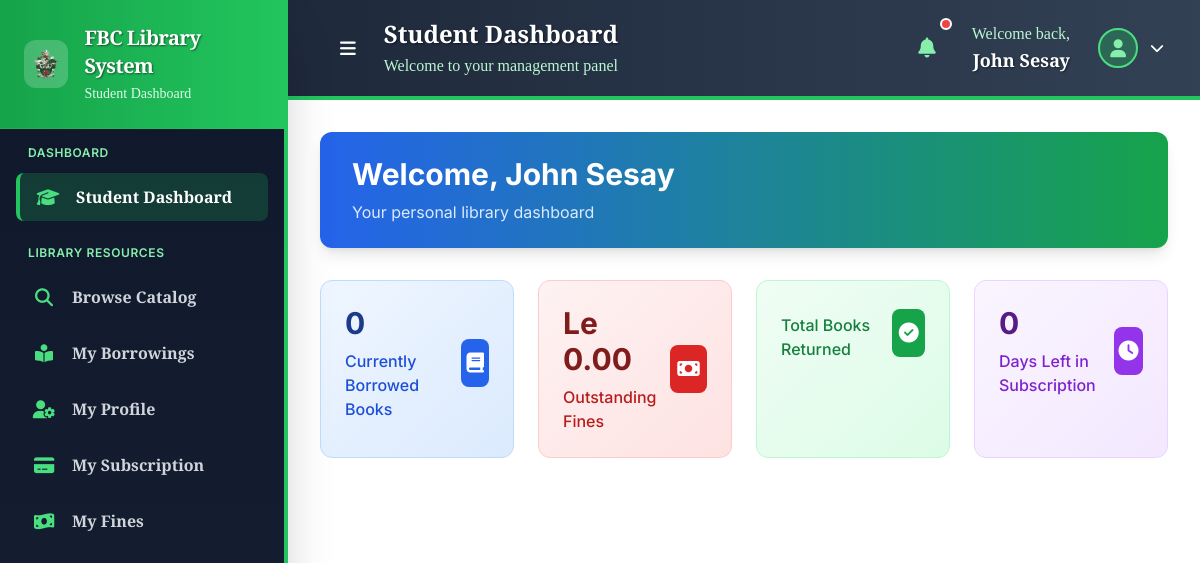
Page /users/student-dashboard/ (signed in) on the committed database.
### fbc_users/system_settings.py (models this page shows, shortened)
class SystemSettings(models.Model):
    system_name = models.CharField(max_length=100, default="FBC Library System", help_text="Name of the library system")
    primary_color = models.CharField(max_length=7, default="#00843D", help_text="Hex code for FBC Green or chosen primary color.")
    sidebar_color = models.CharField(max_length=7, default="#28a745", help_text="Color for the sidebar navigation")
    header_color = models.CharField(max_length=7, default="#343a40", help_text="Color for the header navigation")
    footer_color = models.CharField(max_length=7, default="#6c757d", help_text="Color for the footer section")
    favicon = models.ImageField(upload_to='system/', null=True, blank=True, help_text="Site favicon (small icon)")
    logo = models.ImageField(upload_to='system/', null=True, blank=True, help_text="System logo for sidebar and header")
    updated_at = models.DateTimeField(auto_now=True)
    @classmethod
    def get_settings(cls):
        settings = cls.objects.first()
        if not settings:
            settings = cls.objects.create()
        return settings

### fbc_users/models.py (models this page shows, shortened)
class CustomUser(AbstractUser):
    USER_TYPE_CHOICES = (
        ('student', 'Student'),
        ('lecturer', 'Lecturer'),
        ('staff', 'Staff'),
        ('admin', 'Admin'),
    )
    user_type = models.CharField(max_length=10, choices=USER_TYPE_CHOICES)
    university_id = models.CharField(max_length=20, unique=True, null=True, blank=True)
    phone_number = models.CharField(max_length=15, blank=True)
    profile_image = models.ImageField(upload_to='profile_pics/', null=True, blank=True)
    is_suspended = models.BooleanField(default=False)
    is_subscription_active = models.BooleanField(default=False)
    subscription_end_date = models.DateTimeField(null=True, blank=True)
    last_activity = models.DateTimeField(auto_now=True)
    last_library_entry = models.DateTimeField(null=True, blank=True)
    total_library_visits = models.IntegerField(default=0)
    class Meta:
        verbose_name = "User"
        verbose_name_plural = "Users"
        permissions = [
            ("can_suspend_users", "Can suspend users"),
            ("can_manage_ebooks", "Can manage e-books"),
            ("can_view_reports", "Can view reports"),
            ("can_manage_payments", "Can manage payments"),
            ("can_view_attendance", "Can view attendance logs"),
        ]

### fbc_users/views.py (the view)
# urls.py: path('student-dashboard/', views.student_dashboard, name='student_dashboard'),
@user_type_required('student')
def student_dashboard(request):
    active_borrowings = BookBorrowing.objects.filter(
        user=request.user,
        status='active'
    ).select_related('book')
    total_fines = Fine.objects.filter(
        user=request.user,
        status='pending'
    ).aggregate(total=Sum('amount'))['total'] or 0
    books_returned = BookBorrowing.objects.filter(
        user=request.user,
        status='returned'
    ).count()
    subscription_days_left = 0
    if request.user.subscription_end_date:
        days_left = (request.user.subscription_end_date - timezone.now()).days
        subscription_days_left = max(0, days_left)
    recent_activities = LibraryNotification.objects.filter(
        recipient=request.user
    ).order_by('-created_at')[:5]
    context = {
        'active_borrowings': active_borrowings,
        'total_fines': total_fines,
        'books_returned': books_returned,
        'subscription_days_left': subscription_days_left,
        'recent_activities': recent_activities,
        'title': 'Student Dashboard'
    }
    return render(request, 'dashboard/user_dashboard.html', context)

### templates/dashboard/user_dashboard.html (shortened to what this page needs)
{% extends 'dashboard/user_base.html' %}
{% block content %}
<div class="space-y-8">
    <div class="bg-gradient-to-r from-blue-600 to-green-600 rounded-xl shadow-lg overflow-hidden">
        <div class="px-8 py-6">
            <div class="flex items-center justify-between">
                <div>
                    <h1 class="text-3xl font-bold text-white mb-2">Welcome, {{ user.get_full_name }}</h1>
                    <p class="text-blue-100">Your personal library dashboard</p>
                </div>
            </div>
        </div>
    </div>
    <div class="grid grid-cols-1 md:grid-cols-2 lg:grid-cols-4 gap-6">
        <div class="bg-gradient-to-br from-blue-50 to-blue-100 rounded-xl p-6 border border-blue-200 hover:shadow-lg transition-all duration-300">
            <div class="flex items-center justify-between">
                <div>
                    <h3 class="text-3xl font-bold text-blue-900 mb-2">{{ active_borrowings.count }}</h3>
                    <p class="text-blue-700 font-medium">Currently Borrowed Books</p>
                </div>
                <div class="w-12 h-12 bg-blue-600 rounded-lg flex items-center justify-center">
                    <i class="fas fa-book text-white text-xl"></i>
                </div>
            </div>
        </div>
        <div class="bg-gradient-to-br from-red-50 to-red-100 rounded-xl p-6 border border-red-200 hover:shadow-lg transition-all duration-300">
            <div class="flex items-center justify-between">
                <div>
                    <h3 class="text-3xl font-bold text-red-900 mb-2">Le {{ total_fines|default:"0.00" }}</h3>
                    <p class="text-red-700 font-medium">Outstanding Fines</p>
                </div>
                <div class="w-12 h-12 bg-red-600 rounded-lg flex items-center justify-center">
                    <i class="fas fa-money-bill text-white text-xl"></i>
                </div>
            </div>
        </div>
        <div class="bg-gradient-to-br from-green-50 to-green-100 rounded-xl p-6 border border-green-200 hover:shadow-lg transition-all duration-300">
            <div class="flex items-center justify-between">
                <div>
                    <p class="text-green-700 font-medium">Total Books Returned</p>
                </div>
                <div class="w-12 h-12 bg-green-600 rounded-lg flex items-center justify-center">
                    <i class="fas fa-check-circle text-white text-xl"></i>
                </div>
            </div>
        </div>
        <div class="bg-gradient-to-br from-purple-50 to-purple-100 rounded-xl p-6 border border-purple-200 hover:shadow-lg transition-all duration-300">
            <div class="flex items-center justify-between">
                <div>
                    <h3 class="text-3xl font-bold text-purple-900 mb-2">{{ subscription_days_left|default:"0" }}</h3>
                    <p class="text-purple-700 font-medium">Days Left in Subscription</p>
                </div>
                <div class="w-12 h-12 bg-purple-600 rounded-lg flex items-center justify-center">
                    <i class="fas fa-clock text-white text-xl"></i>
                </div>
            </div>
        </div>
    </div>
</div>
{% endblock %}

### templates/admin/includes/sidebar.html (shortened to what this page needs)
{% load admin_tags %}
<div class="p-6 border-b border-fbc-green-500 border-opacity-30 bg-gradient-to-r from-fbc-green-600 to-fbc-green-500">
    <a href="{% url 'fbc_users:admin_dashboard' %}"
       class="flex items-center text-white hover:text-fbc-green-100 transition-colors duration-300 group">
        <div class="flex items-center justify-center w-12 h-12 rounded-xl bg-white bg-opacity-20 group-hover:bg-opacity-30 transition-all duration-300 mr-4 animate-glow">
            {% if system_logo %}
            <img src="{{ system_logo }}" alt="{{ system_name }}" class="h-8 w-auto">
            {% else %}
            <i class="fas fa-university text-xl text-white"></i>
            {% endif %}
        </div>
        <div>
            <h1 class="text-xl font-serif font-bold tracking-tight text-contrast">{{ system_name|default:"FBC Library" }}</h1>
            <p class="text-sm text-fbc-green-100 mt-1 font-body">
                {% if user.user_type == 'admin' %}
                    Administrative Dashboard
                {% elif user.user_type == 'staff' %}
                    Staff Dashboard
                {% elif user.user_type == 'lecturer' %}
                    Lecturer Dashboard
                {% elif user.user_type == 'student' %}
                    Student Dashboard
                {% endif %}
            </p>
        </div>
    </a>
</div>
<div class="p-4 space-y-6">
    <div class="space-y-2">
        <h3 class="text-xs font-sans font-semibold text-fbc-green-300 uppercase tracking-wider px-3 mb-3">Dashboard</h3>
        {% if user.user_type == 'admin' %}
            <a href="{% url 'fbc_users:admin_dashboard' %}"
               class="flex items-center px-4 py-3 text-gray-300 hover:text-white hover:bg-fbc-green-600 hover:bg-opacity-30 rounded-lg transition-all duration-300 group {% if request.resolver_match.url_name == 'admin_dashboard' %}nav-active{% endif %}">
                <div class="flex items-center justify-center w-6 h-6 mr-4">
                    <i class="fas fa-crown text-lg text-fbc-green-400 group-hover:text-fbc-green-300"></i>
                </div>
                <span class="font-body font-semibold text-base">Administrative Overview</span>
                <div class="ml-auto w-2 h-2 bg-fbc-green-400 rounded-full opacity-0 group-hover:opacity-100 transition-opacity duration-300 animate-pulse"></div>
            </a>
        {% elif user.user_type == 'student' %}
            <a href="{% url 'fbc_users:student_dashboard' %}"
               class="flex items-center px-4 py-3 text-gray-300 hover:text-white hover:bg-fbc-green-600 hover:bg-opacity-30 rounded-lg transition-all duration-300 group {% if request.resolver_match.url_name == 'student_dashboard' %}nav-active{% endif %}">
                <div class="flex items-center justify-center w-6 h-6 mr-4">
                    <i class="fas fa-graduation-cap text-lg text-fbc-green-400 group-hover:text-fbc-green-300"></i>
                </div>
                <span class="font-body font-semibold text-base">Student Dashboard</span>
            </a>
        {% endif %}
    </div>
    {% if user.user_type in 'student,lecturer' %}
    <div class="space-y-2">
        <h3 class="text-xs font-sans font-semibold text-fbc-green-300 uppercase tracking-wider px-3 mb-3">Library Resources</h3>
        <a href="{% url 'fbc_books:book_list' %}"
           class="flex items-center px-4 py-3 text-gray-300 hover:text-white hover:bg-fbc-green-600 hover:bg-opacity-30 rounded-lg transition-all duration-300 group">
            <div class="flex items-center justify-center w-6 h-6 mr-4">
                <i class="fas fa-search text-lg text-fbc-green-400 group-hover:text-fbc-green-300"></i>
            </div>
            <span class="font-body font-semibold text-base">Browse Catalog</span>
        </a>
        <a href="{% url 'fbc_books:my_books' %}"
           class="flex items-center px-4 py-3 text-gray-300 hover:text-white hover:bg-fbc-green-600 hover:bg-opacity-30 rounded-lg transition-all duration-300 group">
            <div class="flex items-center justify-center w-6 h-6 mr-4">
                <i class="fas fa-book-reader text-lg text-fbc-green-400 group-hover:text-fbc-green-300"></i>
            </div>
            <span class="font-body font-semibold text-base">My Borrowings</span>
        </a>
        <a href="{% url 'fbc_users:profile' %}"
           class="flex items-center px-4 py-3 text-gray-300 hover:text-white hover:bg-fbc-green-600 hover:bg-opacity-30 rounded-lg transition-all duration-300 group">
            <div class="flex items-center justify-center w-6 h-6 mr-4">
                <i class="fas fa-user-cog text-lg text-fbc-green-400 group-hover:text-fbc-green-300"></i>
            </div>
            <span class="font-body font-semibold text-base">My Profile</span>
        </a>
        {% if user.user_type == 'student' %}
        <a href="{% url 'fbc_users:my_subscription' %}"
           class="flex items-center px-4 py-3 text-gray-300 hover:text-white hover:bg-fbc-green-600 hover:bg-opacity-30 rounded-lg transition-all duration-300 group">
            <div class="flex items-center justify-center w-6 h-6 mr-4">
                <i class="fas fa-credit-card text-lg text-fbc-green-400 group-hover:text-fbc-green-300"></i>
            </div>
            <span class="font-body font-semibold text-base">My Subscription</span>
        </a>
        {% endif %}
        <a href="{% url 'fbc_fines:my_fines' %}"
           class="flex items-center px-4 py-3 text-gray-300 hover:text-white hover:bg-fbc-green-600 hover:bg-opacity-30 rounded-lg transition-all duration-300 group">
            <div class="flex items-center justify-center w-6 h-6 mr-4">
                <i class="fas fa-money-bill-wave text-lg text-fbc-green-400 group-hover:text-fbc-green-300"></i>
            </div>
            <span class="font-body font-semibold text-base">My Fines</span>
        </a>
    </div>
    {% endif %}
</div>

### templates/admin/includes/top_nav.html (shortened to what this page needs)
<header class="shadow-xl border-b-4 border-fbc-green-500 bg-gradient-to-r from-fbc-navy-800 to-fbc-navy-700" id="header">
    <div class="flex items-center justify-between px-6 py-4">
        <div class="flex items-center space-x-4">
            <button class="hidden lg:block p-3 rounded-xl text-white hover:bg-fbc-green-600 hover:bg-opacity-30 transition-all duration-300 sidebar-toggle">
                <i class="fas fa-bars text-lg"></i>
            </button>
            <div class="ml-4">
                <h1 class="text-2xl font-serif font-bold text-white text-contrast">{% block page_title %}
                    {% if user.user_type == 'admin' %}
                        Administrative Dashboard
                    {% elif user.user_type == 'staff' %}
                        Staff Dashboard
                    {% elif user.user_type == 'lecturer' %}
                        Lecturer Dashboard
                    {% elif user.user_type == 'student' %}
                        Student Dashboard
                    {% else %}
                        Library Dashboard
                    {% endif %}
                {% endblock %}</h1>
                <p class="text-base text-fbc-green-200 mt-1 font-body">Welcome to your management panel</p>
            </div>
        </div>
        <div class="flex items-center space-x-6">
            <div class="relative">
                <button class="relative p-3 rounded-xl text-white hover:bg-fbc-green-600 hover:bg-opacity-30 transition-all duration-300">
                    <i class="fas fa-bell text-xl text-fbc-green-300"></i>
                    <span class="absolute -top-1 -right-1 w-3 h-3 bg-red-500 rounded-full animate-pulse border-2 border-white"></span>
                </button>
            </div>
            <div class="flex items-center space-x-4">
                <div class="text-right hidden sm:block">
                    <p class="text-fbc-green-200 text-base font-body">Welcome back,</p>
                    <p class="text-white font-serif font-semibold text-lg text-contrast">{{ user.get_full_name|default:user.username }}</p>
                </div>
                <div class="relative" x-data="{ open: false }">
                    <button @click="open = !open" @click.away="open = false"
                            class="flex items-center space-x-3 p-3 rounded-xl text-white hover:bg-fbc-green-600 hover:bg-opacity-30 transition-all duration-300">
                        <div class="w-10 h-10 bg-fbc-green-500 bg-opacity-30 rounded-full flex items-center justify-center border-2 border-fbc-green-400">
                            <i class="fas fa-user text-lg text-fbc-green-300"></i>
                        </div>
                        <i class="fas fa-chevron-down text-sm transition-transform duration-300"
                           :class="{ 'rotate-180': open }"></i>
                    </button>
                </div>
            </div>
        </div>
    </div>
</header>

### templates/dashboard/user_base.html (style rules this page uses)
:root { --fbc-green: #22c55e; --fbc-green-dark: #16a34a; --fbc-green-light: #4ade80; --fbc-navy: #0f172a; --fbc-navy-light: #1e293b; --fbc-gray: #64748b; }
.font-serif { font-family: 'Playfair Display', serif; }
.font-body { font-family: 'Crimson Text', serif; }
.font-sans { font-family: 'Inter', sans-serif; }
.text-contrast { text-shadow: 1px 1px 2px rgba(0, 0, 0, 0.5); }
.nav-active { background: rgba(34, 197, 94, 0.2) !important; border-left: 4px solid var(--fbc-green) !important; color: white !important; }

### rows in the picture
SystemSettings: system_name "FBC Library System"
CustomUser: get_full_name "John Sesay"

### other values in the picture
{{ active_borrowings.count }} "0"
{{ total_fines|default:"0.00" }} "0.00"
{{ subscription_days_left|default:"0" }} "0"
